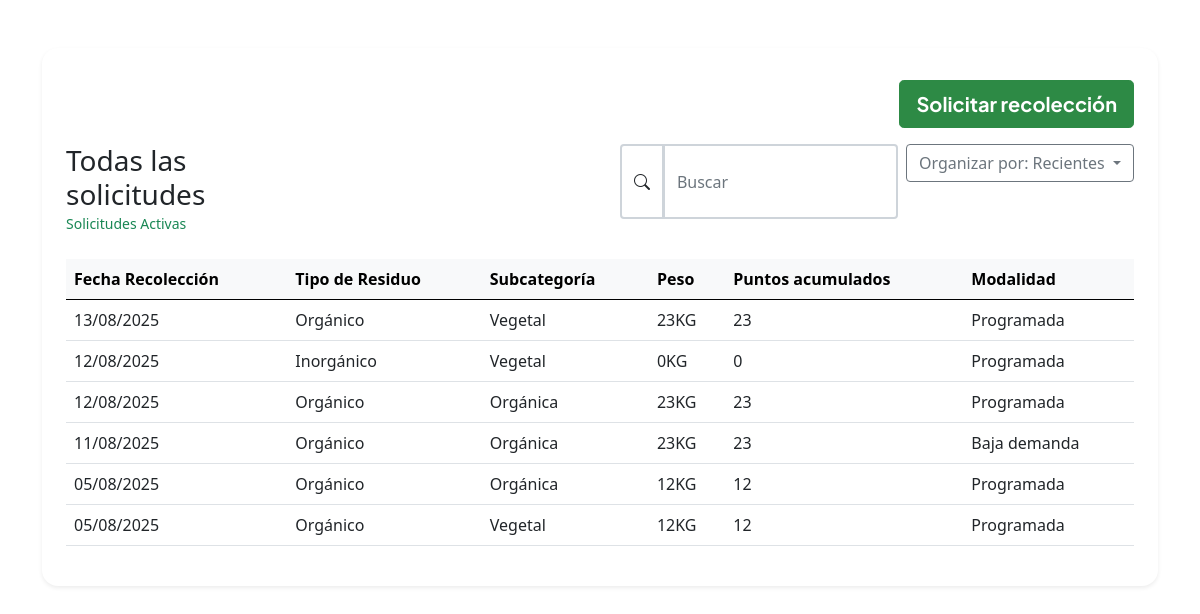
The app's page /history (signed in) with its own data.
### core/models.py (models this page shows)
class Recoleccion(models.Model):
    TIPO_RESIDUO_CHOICES = [
        ('O', 'Orgánico'),
        ('I', 'Inorgánico'),
        ('P', 'Peligroso'),
    ]
    SUBCATEGORIA_CHOICES = [
        ('OR', 'Orgánica'),
        ('VE', 'Vegetal'),
        ('PO', 'Poda'),
    ]
    MODALIDAD_CHOICES = [
        ('PR', 'Programada'),
        ('BD', 'Baja demanda'),
    ]
    tipo_residuo = models.CharField(max_length=1, choices=TIPO_RESIDUO_CHOICES)
    subcategoria = models.CharField(max_length=2, choices=SUBCATEGORIA_CHOICES)
    direccion = models.CharField(max_length=255)
    fecha_estimada = models.DateField()
    cantidad_kg = models.DecimalField(max_digits=7, decimal_places=2)
    modalidad_recoleccion = models.CharField(max_length=2, choices=MODALIDAD_CHOICES)
    comentario = models.TextField(blank=True)
    usuario = models.ForeignKey(Usuario, on_delete=models.CASCADE)
    empresa = models.ForeignKey(EmpresaRecolectora, on_delete=models.CASCADE)

### core/views.py (the view, shortened to what this page needs)
# urls.py: path('history', views.historial_recolecciones_usuario, name='history'),
@login_required
def historial_recolecciones_usuario(request):
    usuario = _get_current_usuario(request)
    if not usuario:
        return render(request, "historial/historial_usuario.html", {
            "page_obj": [],
            "q": "",
            "order": "recientes",
        })
    q = (request.GET.get("q") or "").strip()
    order = (request.GET.get("order") or "recientes").lower()
    qs = (
        Recoleccion.objects.select_related("empresa", "usuario")
        .filter(usuario=usuario)
    )
    if order == "recientes":
        qs = qs.order_by("-fecha_estimada", "-id")
    elif order == "antiguos":
        qs = qs.order_by("fecha_estimada", "id")
    elif order == "puntos_desc":
        qs = qs.order_by("-puntos_acumulados", "-fecha_estimada") if hasattr(Recoleccion, "puntos_acumulados") else qs.order_by("-fecha_estimada", "-id")
    elif order == "puntos_asc":
        qs = qs.order_by("puntos_acumulados", "-fecha_estimada") if hasattr(Recoleccion, "puntos_acumulados") else qs.order_by("-fecha_estimada", "-id")
    else:
        qs = qs.order_by("-fecha_estimada", "-id")
    paginator = Paginator(qs, 10)  # 10 por página
    page_number = request.GET.get("page")
    page_obj = paginator.get_page(page_number)
    ctx = {
        "page_obj": page_obj,
        "q": q,
        "order": order,
    }
    return render(request, "history_user.html", ctx)

### core/context_processors.py (called while the page is built)
def usuario_context(request):
    uid = request.session.get('usuario_id')
    usuario = None
    if uid:
        try:
            usuario = Usuario.objects.get(id=uid)
        except Usuario.DoesNotExist:
            pass
    return {'usuario_actual': usuario}

### core/views.py (called while the page is built)
def _get_current_usuario(request):
    usuario_id = request.session.get("usuario_id")
    if usuario_id:
        try:
            return Usuario.objects.get(id=usuario_id)
        except Usuario.DoesNotExist:
            pass
    try:
        return Usuario.objects.get(correo=request.user.email)  # ajusta si tu campo es distinto
    except Exception:
        return None

### core/templates/history_user.html (shortened to what this page needs)
{% extends 'layout/base.html' %}
{% block content %}
  <div class="container py-5">
    <div class="card border-0 shadow-sm rounded-4">
      <div class="card-body p-4">
        <div class="d-flex flex-column flex-md-row align-items-md-center justify-content-between gap-3">
          <div class="d-flex w-100 align-items-center justify-content-end mb-3">
            <a href="{% url 'request-collection' %}" class="btn btn-success btn-lg mt-2 plus-jakarta-sans" style="font-weight: 700;">Solicitar recolección</a>
          </div>
        </div>
        <form class="d-flex gap-2" method="get">
          <div>
            <h3 class="mb-0">Todas las solicitudes</h3>
            <small class="text-success">Solicitudes Activas</small>
          </div>
          <div class="input-group w-auto mb-3" style="max-width: 600px; margin-left: 300px;">
            <span class="input-group-text bg-white border-2">
              <i class="bi bi-search"></i>
            </span>
            <input type="search" class="form-control border-2" name="q" value="{{ q }}" placeholder="Buscar">
          </div>
          <div class="dropdown">
            <button class="btn btn-outline-secondary dropdown-toggle " type="button" data-bs-toggle="dropdown" aria-expanded="false">
              Organizar por:
              {% if order == 'recientes' %} Recientes
              {% elif order == 'antiguos' %} Antiguos
              {% elif order == 'puntos_desc' %} Puntos (alto → bajo)
              {% elif order == 'puntos_asc' %} Puntos (bajo → alto)
              {% else %} Recientes {% endif %}
            </button>
          </div>
        </form>
        <div class="table-responsive mt-4">
          <table class="table align-middle">
            <thead class="table-light">
              <tr>
                <th>Fecha Recolección</th>
                <th>Tipo de Residuo</th>
                <th>Subcategoría</th>
                <th>Peso</th>
                <th>Puntos acumulados</th>
                <th>Modalidad</th>
              </tr>
            </thead>
            <tbody>
              {% for r in page_obj %}
                <tr>
                  <td>
                    {% if r.fecha_estimada %}
                      {{ r.fecha_estimada|date:"d/m/Y" }}
                    {% else %}-{% endif %}
                  </td>
                  <td>
                    {% if r.get_tipo_residuo_display %}
                      {{ r.get_tipo_residuo_display }}
                    {% else %}
                      {{ r.tipo_residuo }}
                    {% endif %}
                  </td>
                  <td>{{ r.get_subcategoria_display }}</td>
                  <td>
                    {% if r.cantidad_kg %}{{ r.cantidad_kg|floatformat:"-2" }}KG{% else %}0KG{% endif %}
                  </td>
                  <td>
                    {% if r.puntos_acumulados %}
                      {{ r.puntos_acumulados }}
                    {% else %}
                      {% with pts=r.cantidad_kg|default:0 %}
                        {{ pts|floatformat:"-2" }}
                      {% endwith %}
                    {% endif %}
                  </td>
                  <td>
                    {% if r.get_modalidad_recoleccion_display %}
                      {{ r.get_modalidad_recoleccion_display }}
                    {% else %}
                      {{ r.modalidad_recoleccion|default:"-" }}
                    {% endif %}
                  </td>
                </tr>
              {% empty %}
                <tr>
                  <td colspan="6" class="text-center py-5">
                    No tienes recolecciones para mostrar.
                  </td>
                </tr>
              {% endfor %}
            </tbody>
          </table>
        </div>
      </div>
    </div>
  </div>
{% endblock %}

### core/templates/layout/base.html (shortened to what this page needs)
{% load static %}
<!DOCTYPE html>
<html lang="en">
<head>
    <link href="https://cdn.jsdelivr.net/npm/bootstrap@5.0.2/dist/css/bootstrap.min.css" rel="stylesheet">
    <link rel="stylesheet" href="{% static 'css/styles.css' %}">
    <link rel="stylesheet" href="https://cdn.jsdelivr.net/npm/bootstrap-icons@1.11.3/font/bootstrap-icons.min.css">
</head>
<body>
    {% block content %}{% endblock %}
</body>
</html>

### static/css/styles.css (style rules this page uses)
.plus-jakarta-sans { font-family: "Plus Jakarta Sans", sans-serif; font-optical-sizing: auto; font-weight: 400; font-style: normal; }
.btn-success { background-color: #2d8a45; border-color: #2d8a45; }
.rounded-4 { border-radius: 1rem !important; }
.card { border-radius: 1rem; }
:root { --brand: #2d8a45; --nav-gray: #B6BDC5; --brand-text: #0f0f0f; }

### records on screen
Recoleccion: fecha_estimada "13/08/2025", tipo_residuo "Orgánico", subcategoria "Vegetal", cantidad_kg "23", modalidad_recoleccion "Programada"
Recoleccion: fecha_estimada "12/08/2025", tipo_residuo "Inorgánico", subcategoria "Vegetal", shows "0KG", cantidad_kg "0", modalidad_recoleccion "Programada"
Recoleccion: fecha_estimada "12/08/2025", tipo_residuo "Orgánico", subcategoria "Orgánica", cantidad_kg "23", modalidad_recoleccion "Programada"
Recoleccion: fecha_estimada "11/08/2025", tipo_residuo "Orgánico", subcategoria "Orgánica", cantidad_kg "23", modalidad_recoleccion "Baja demanda"
Recoleccion: fecha_estimada "05/08/2025", tipo_residuo "Orgánico", subcategoria "Orgánica", cantidad_kg "12", modalidad_recoleccion "Programada"
Recoleccion: fecha_estimada "05/08/2025", tipo_residuo "Orgánico", subcategoria "Vegetal", cantidad_kg "12", modalidad_recoleccion "Programada"
